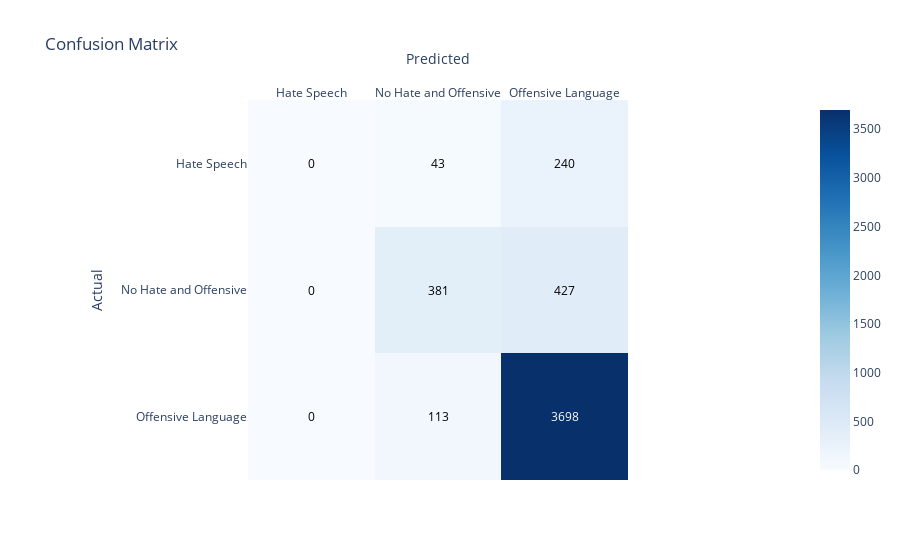

Source (notebook cell):
### Code cell
cm = confusion_matrix(Y_test, logreg_predict, labels=logreg.classes_)

confusion_matrix_df = pd.DataFrame(cm, columns=logreg.classes_, index=logreg.classes_)

fig = px.imshow(
    confusion_matrix_df,
    x=logreg.classes_,
    y=logreg.classes_,
    labels=dict(x="Predicted", y="Actual"),
    color_continuous_scale="blues",
    title="Confusion Matrix",
)

fig.update_layout(
    xaxis=dict(title="Predicted", side="top"),
    yaxis=dict(title="Actual", autorange="reversed"),
)

for i in range(len(logreg.classes_)):
    for j in range(len(logreg.classes_)):
        fig.add_annotation(
            text=str(cm[i, j]),
            x=logreg.classes_[j],
            y=logreg.classes_[i],
            showarrow=False,
            font=dict(color="white" if cm[i, j] > cm.max() / 2 else "black"),  # Adjust text color
        )

fig.show()

### Figure 1 — Plotly figure (JSON) as saved in the notebook; plotly's stock layout.template omitted (floating-point values rounded to 4 significant figures)
{"data": [{"coloraxis": "coloraxis", "hovertemplate": "Predicted: %{x}<br>Actual: %{y}<br>color: %{z}<extra></extra>", "name": "0", "type": "heatmap", "x": ["Hate Speech", "No Hate and Offensive", "Offensive Language"], "xaxis": "x", "y": ["Hate Speech", "No Hate and Offensive", "Offensive Language"], "yaxis": "y", "z": [[0, 43, 240], [0, 381, 427], [0, 113, 3698]]}], "layout": {"annotations": [{"font": {"color": "black"}, "showarrow": false, "text": "0", "x": "Hate Speech", "y": "Hate Speech"}, {"font": {"color": "black"}, "showarrow": false, "text": "43", "x": "No Hate and Offensive", "y": "Hate Speech"}, {"font": {"color": "black"}, "showarrow": false, "text": "240", "x": "Offensive Language", "y": "Hate Speech"}, {"font": {"color": "black"}, "showarrow": false, "text": "0", "x": "Hate Speech", "y": "No Hate and Offensive"}, {"font": {"color": "black"}, "showarrow": false, "text": "381", "x": "No Hate and Offensive", "y": "No Hate and Offensive"}, {"font": {"color": "black"}, "showarrow": false, "text": "427", "x": "Offensive Language", "y": "No Hate and Offensive"}, {"font": {"color": "black"}, "showarrow": false, "text": "0", "x": "Hate Speech", "y": "Offensive Language"}, {"font": {"color": "black"}, "showarrow": false, "text": "113", "x": "No Hate and Offensive", "y": "Offensive Language"}, {"font": {"color": "white"}, "showarrow": false, "text": "3698", "x": "Offensive Language", "y": "Offensive Language"}], "coloraxis": {"colorscale": [[0, "rgb(247,251,255)"], [0.125, "rgb(222,235,247)"], [0.25, "rgb(198,219,239)"], [0.375, "rgb(158,202,225)"], [0.5, "rgb(107,174,214)"], [0.625, "rgb(66,146,198)"], [0.75, "rgb(33,113,181)"], [0.875, "rgb(8,81,156)"], [1, "rgb(8,48,107)"]]}, "title": {"text": "Confusion Matrix"}, "xaxis": {"anchor": "y", "constrain": "domain", "domain": [0, 1], "scaleanchor": "y", "side": "top", "title": {"text": "Predicted"}}, "yaxis": {"anchor": "x", "autorange": "reversed", "constrain": "domain", "domain": [0, 1], "title": {"text": "Actual"}}}}
